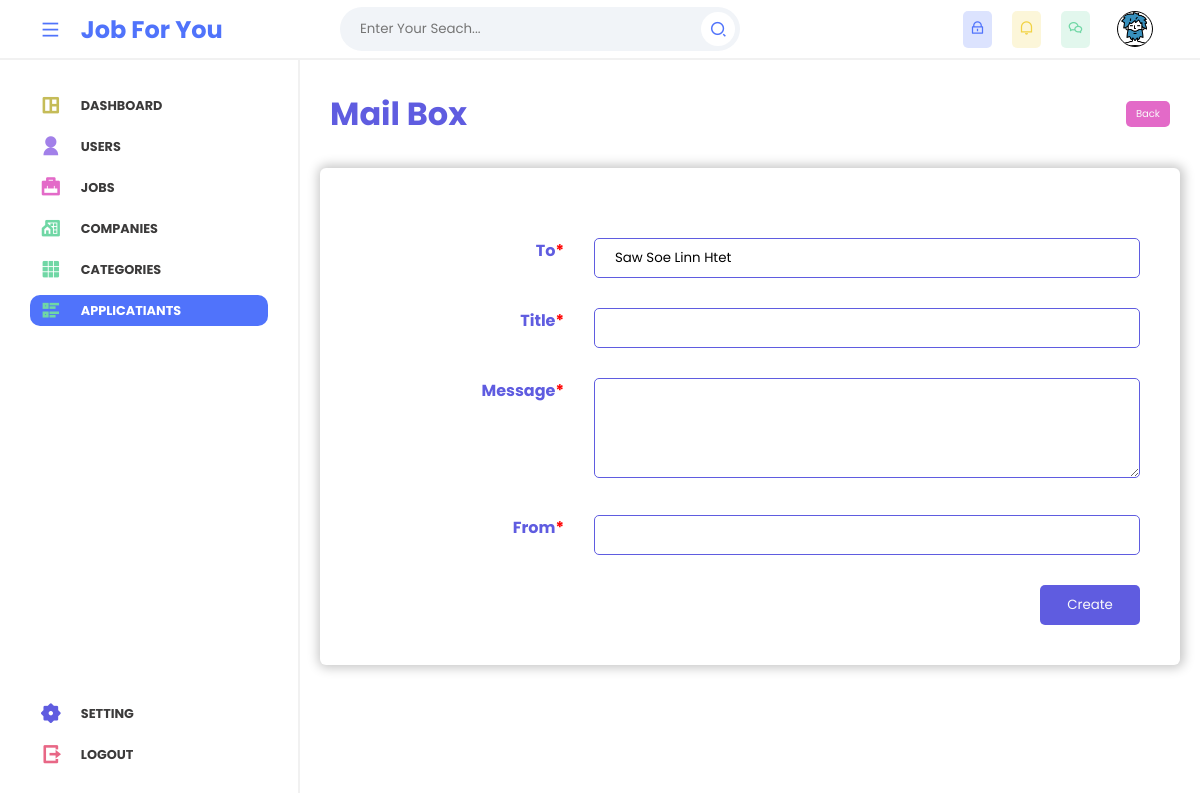
Before: /view/admin/applicatiants/message.php?user_id=36 (signed in) with the older database file.
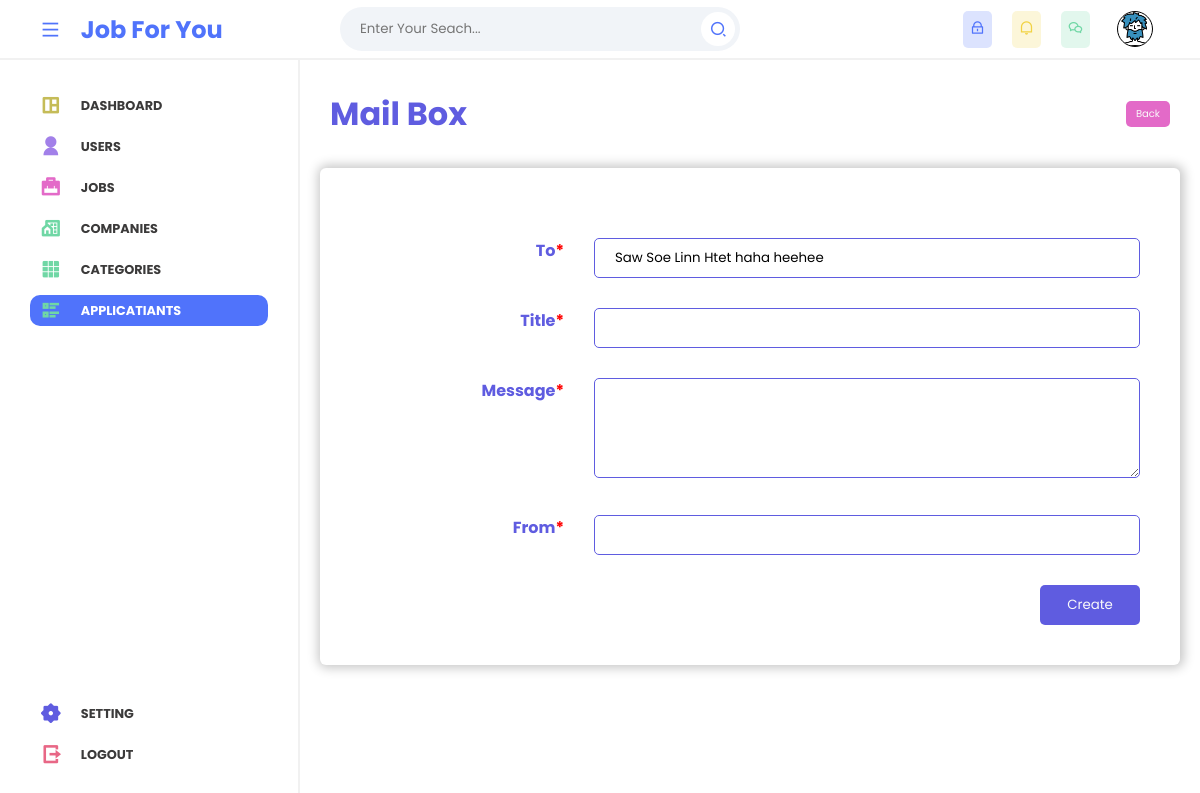
After: the same page with the newer database file.
### tables this page shows
CREATE TABLE `users` (
  `id` int NOT NULL AUTO_INCREMENT,
  `name` varchar(255) NOT NULL,
  `email` text NOT NULL,
  `password` text NOT NULL,
  `image` text,
  `phone_number` text NOT NULL,
  `address` mediumtext,
  `city` text NOT NULL,
  `postal_code` int NOT NULL,
  `role_id` int NOT NULL DEFAULT '2',
  `created_at` timestamp NOT NULL DEFAULT CURRENT_TIMESTAMP ON UPDATE CURRENT_TIMESTAMP,
  `updated_at` timestamp NOT NULL DEFAULT '0000-00-00 00:00:00',
  PRIMARY KEY (`id`),
  KEY `roles` (`role_id`),
  CONSTRAINT `roles` FOREIGN KEY (`role_id`) REFERENCES `roles` (`id`) ON DELETE CASCADE
);

### App/_classes/Models/Database/MYSQL.php (called while the page is built, shortened)
<?php
  class MYSQL
  {
    private $dbhost;
    private $dbname;
    private $dbuser;
    private $dbpass;
    public function __construct(
      $dbhost = "localhost",
      $dbname = "job-for-you",
      $dbuser = "root",
      $dbpass = ""
    ){
      $this->dbhost = $dbhost;
      $this->dbname = $dbname;
      $this->dbuser = $dbuser;
      $this->dbpass = $dbpass;
    }
    public function connect(){
      try{
        $this->db = new PDO(
          "mysql:host=$this->dbhost;dbname=$this->dbname",
          $this->dbuser,
          $this->dbpass,
          [
            PDO::ATTR_ERRMODE => PDO::ERRMODE_WARNING,
            PDO::ATTR_DEFAULT_FETCH_MODE => PDO::FETCH_OBJ,
          ]
        );
        return $this->db;
      }catch(PDOException $e){
        throw $e;
      }
    }
  }

### App/_classes/Models/Database/UsersTable.php (called while the page is built, shortened)
<?php
  class UsersTable
  {
    private $db = null;
    public function __construct(MYSQL $db){
      $this->db = $db->connect();
    }
    public function findById($id){
      $statement = $this->db->prepare(
        "
          SELECT users.*, roles.name AS role
          FROM users LEFT JOIN roles
          ON users.role_id = roles.id
          WHERE users.id = :id
        "
      );
      $statement->execute(
        [
          "id"=>$id
        ]
      );
      $row = $statement->fetchAll();
      return $row ?? false;
    }
  }

### view/admin/applicatiants/message.php (the view, shortened to what this page needs)
<?php
  $table = new UsersTable(new MYSQL());
  $user_id = $_GET["user_id"] ?? "undefined";
  $job_id = $_GET["job_id"] ?? "undefined";
  $user = $table->findById($user_id);
?>
<?php include("../layouts/header.php") ?>
<section class="main-content">
  <div class="related_header">
    <p class="apply-job-name">
      Mail Box
    </p>
    <div class="backandshow">
      <a class="previous-btn">
        Back
      </a>
    </div>
  </div>
  <div class="related_area">
    <div class="mail-form-area">
      <form id="form" action="../../../App/controllers/mails/create.php?user_id=<?= $user_id ?>&&job_id=<?= $job_id ?>" method="post">
        <div class="form-control">
          <label for="name">To<span class="required">*</span></label>
          <div class="input-holder">
            <input type="text" id="name" name="to" value="<?= $user[0]->name ?>" required>
          </div>
        </div>
        <div class="form-control">
          <label for="name">Title<span class="required">*</span></label>
          <div class="input-holder">
            <input type="text" id="name" name="title" required>
          </div>
        </div>
        <div class="form-control">
          <label for="name">Message<span class="required">*</span></label>
          <div class="input-holder">
            <textarea type="text" id="name" name="message" required></textarea>
          </div>
        </div>
        <div class="form-control">
          <label for="name">From<span class="required">*</span></label>
          <div class="input-holder">
            <input type="text" id="name" name="from" required>
          </div>
        </div>
        <div class="form-control">
          <label></label>
          <button class="submit" type="submit">
            Create
          </button>
        </div>
      </form>
    </div>
  </div>
</section>
<?php include("../layouts/footer.php") ?>

Changed rows visible on the page:
changed users: to "Saw Soe Linn Htet" → "Saw Soe Linn Htet haha heehee"
